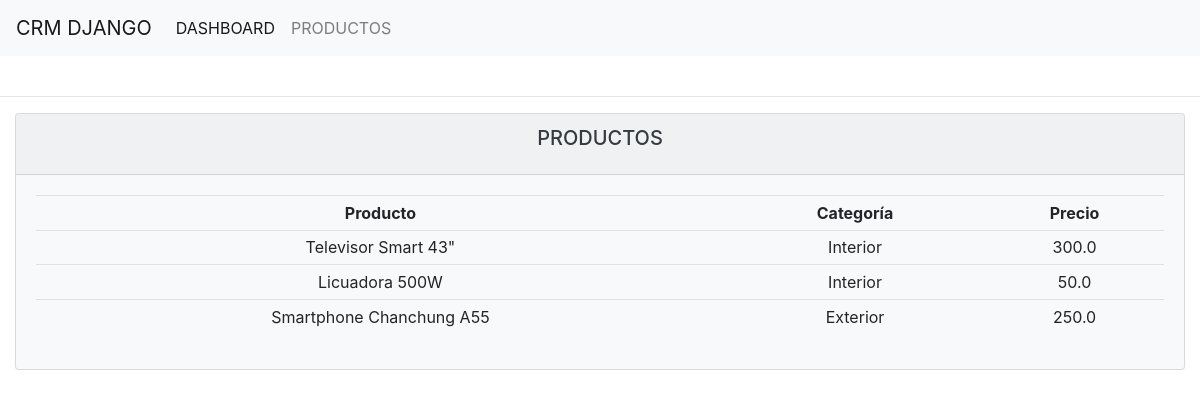
Screenshot of /products/ with the database file from the repository.
### accounts/models.py (models this page shows, shortened)
class Product(models.Model):
	CATEGORY = (
			('Interior', 'Interior'),
			('Exterior', 'Exterior'),
			)
	name = models.CharField(max_length=200, null=True)
	price = models.FloatField(null=True)
	category = models.CharField(max_length=200, null=True, choices=CATEGORY)
	description = models.CharField(max_length=200, null=True, blank=True)
	date_created = models.DateTimeField(auto_now_add=True, null=True)
	tags = models.ManyToManyField(Tag)

### accounts/views.py (the view)
# urls.py: path('products/', views.products, name='products'),
def products(request):
    products = Product.objects.all()
    context = {'products':products}
    return render(request, 'accounts/products.html', context)

### accounts/templates/accounts/products.html
{% extends 'accounts/main.html' %}
{% block content %}
<div class="main">
<div class="row">
<div class="col">
    <div class="col-md">
        <div class="card text-center text-dark bg-light  mb-3">
              <div class="card-header">
                  <h5 class="card-title">PRODUCTOS</h5>
              </div>
              <div class="card-body">
                <table class="table table-sm">
                    <tr>
                        <th>Producto</th>
                        <th>Categoría</th>
                        <th>Precio</th>
                    </tr>
                    {% for i in products %}
                    <tr>
                        <td>{{i.name}}</td>
                        <td>{{i.category}}</td>
                        <td>{{i.price}}</td>
                    </tr>
                    {% endfor %}
                </table>
              </div>
        </div>
    </div>
</div>
</div>
</div>
{% endblock %}

### rows the page displays
Product: name "Televisor Smart 43\"", category "Interior", price "300.0"
Product: name "Licuadora 500W", category "Interior", price "50.0"
Product: name "Smartphone Chanchung A55", category "Exterior", price "250.0"
